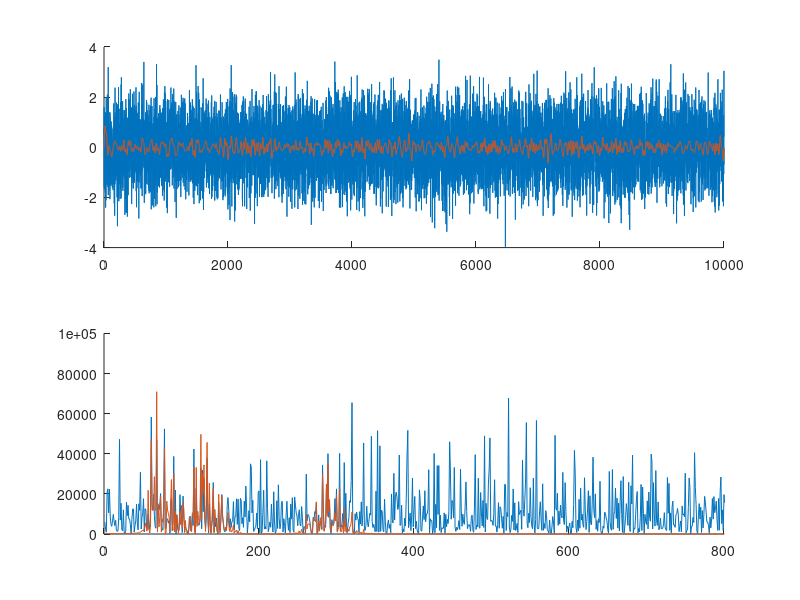
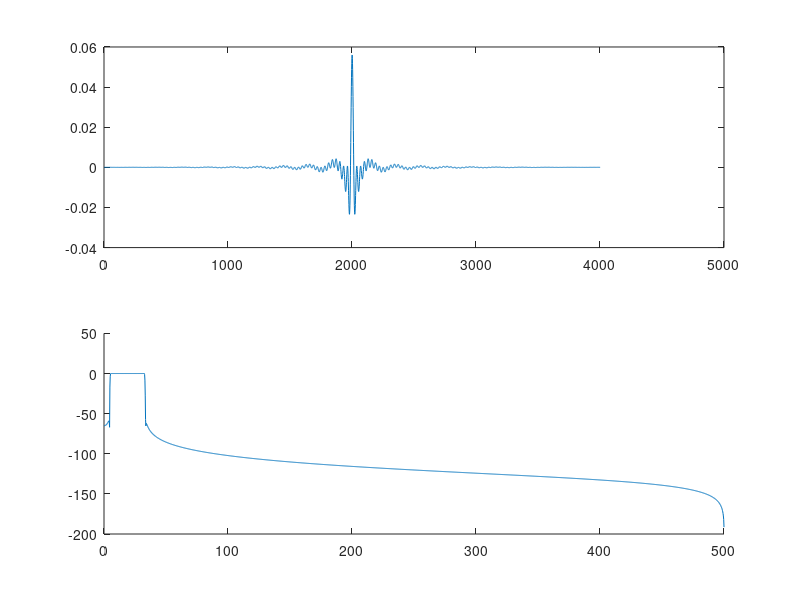
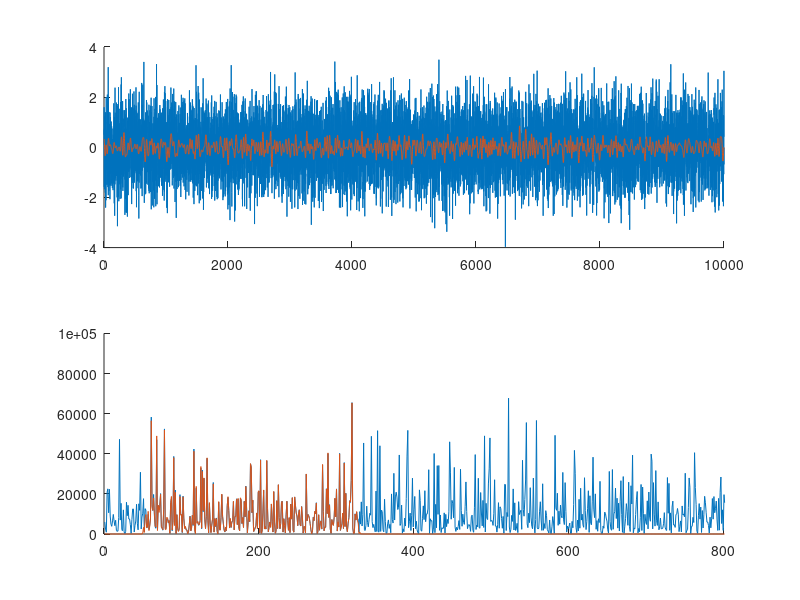
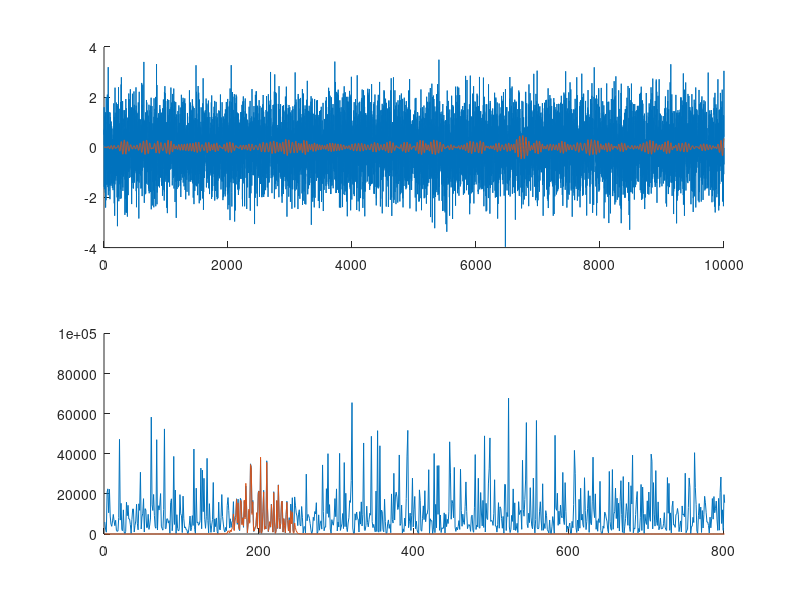

Write MATLAB code to recreate these figures, in order.
%has fs, x(signal), y(correct answer signal)
load filtering_codeChallenge.mat

%Show answer and signal
figure(1), clf
subplot(211), hold on
plot(x);
plot(y);

freqSig = abs(fft(x)).^2; 
freqAns = abs(fft(y)).^2;

subplot(212), hold on
plot(freqSig);
plot(freqAns);
xlim([0,800])



%Show the filter

srate   = fs;
nyquist = srate/2;
frange  = [5,33];
transw  = .1;
order   = round(20*srate/frange(1));

if rem(order,2) == 2
    order = order + 1;
end

filtkern = fir1(order,frange/nyquist);



filtpow = abs(fft(filtkern)).^2;
hz = linspace(0,srate/2, floor(length(filtkern)/2)+1);
filtpow = filtpow(1:length(hz));

%Check the filter
figure(2)
subplot(211)
plot(filtkern);

subplot(212), hold on
plot(hz, 10*log10(filtpow));
%plot(filtpow);
%plot([0, frange(1), frange(1), frange(2), frange(2),nyquist], [0,0,1,1,0,0]);
xlim([0,500]);

%Do the first filter
firstPart = x(order:-1:1);
secondPart = x(end:-1:end-order+1);
fdata = cat(1,firstPart, x, secondPart);

fdata = filtfilt(filtkern,1,fdata);

fdata = fdata(order+1:end-order);

figure(3)
subplot(211), hold on
plot(x);
plot(fdata);


freqFdata1 = abs(fft(fdata)).^2;

subplot(212), hold on
plot(freqSig);
plot(freqFdata1);
xlim([0,800]);

%DO the second part

srate   = fs;
nyquist = srate/2;
frange  = [16,25];
transw  = .1;
order   = round(20*srate/frange(1));

if rem(order,2) == 2
    order = order + 1;
end

filtkern = fir1(order,frange/nyquist);

firstPart = x(order:-1:1);
secondPart = x(end:-1:end-order+1);
fdata2 = cat(1,firstPart, x, secondPart);

fdata2 = filtfilt(filtkern,1,fdata2);

fdata2 = fdata2(order+1:end-order);

figure(4)
subplot(211), hold on
plot(x);
plot(fdata2);


freqFdata1 = abs(fft(fdata2)).^2;

subplot(212), hold on
plot(freqSig);
plot(freqFdata1);
xlim([0,800]);

%Get the final data

fdataFinal = fdata - fdata2;
freqFdataFinal = abs(fft(fdataFinal)).^2;

figure(5)
subplot(211), hold on
plot(x);
plot(fdataFinal);

subplot(212), hold on
plot(freqSig);
plot(freqFdataFinal);
xlim([0,800]);


